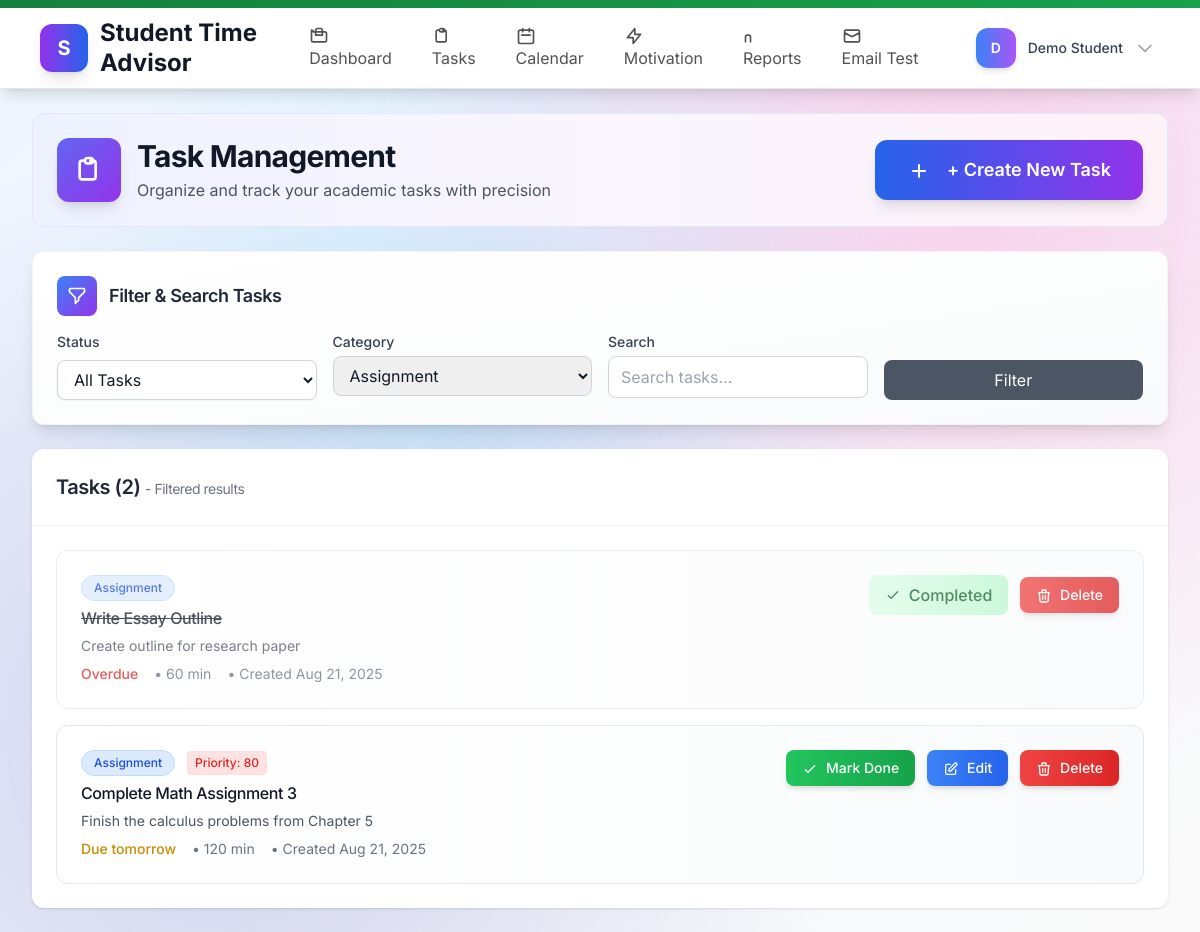
/public/tasks.php?category=Assignment (signed in), run on the app's committed database.
### tables this page shows
CREATE TABLE tasks (
  id INT AUTO_INCREMENT PRIMARY KEY,
  user_id INT NOT NULL,
  title VARCHAR(255) NOT NULL,
  description TEXT,
  category ENUM('Lecture','Lab','Exam','Assignment','Other') DEFAULT 'Other',
  priority ENUM('Low','Medium','High','Urgent') DEFAULT 'Medium',
  due_at DATETIME NOT NULL,
  estimated_minutes INT DEFAULT 60,
  actual_minutes INT NULL,  
  completed TINYINT(1) DEFAULT 0,
  completed_at DATETIME NULL,
  created_at TIMESTAMP DEFAULT CURRENT_TIMESTAMP,
  updated_at TIMESTAMP NULL DEFAULT NULL ON UPDATE CURRENT_TIMESTAMP,
  
  FOREIGN KEY (user_id) REFERENCES users(id) ON DELETE CASCADE,
  INDEX idx_user_due (user_id, due_at),
  INDEX idx_user_completed (user_id, completed),
  INDEX idx_user_category (user_id, category),
  INDEX idx_user_priority (user_id, priority),
  INDEX idx_due_at (due_at),
  INDEX idx_created_at (created_at)
);

### public/tasks.php (the view, shortened to what this page needs)
<?php
require_once __DIR__ . '/../includes/functions.php';
$user = current_user();
$pdo = DB::conn();
$filter_status = $_GET['status'] ?? 'all';
$filter_category = $_GET['category'] ?? 'all';
$search = trim($_GET['search'] ?? '');
$where_conditions = ["user_id = ?"];
$params = [$user['id']];
if ($filter_category !== 'all') {
    $where_conditions[] = "category = ?";
    $params[] = $filter_category;
}
$where_clause = implode(' AND ', $where_conditions);
$stmt = $pdo->prepare("SELECT * FROM tasks WHERE $where_clause ORDER BY due_at ASC");
$stmt->execute($params);
$tasks = $stmt->fetchAll();
include __DIR__ . '/../includes/layout/header.php';
?>
<div class="space-y-6">
    <div class="bg-gradient-to-r from-indigo-50 via-purple-50 to-pink-50 rounded-xl p-6 mb-6 border border-indigo-100">
        <div class="flex flex-col sm:flex-row sm:items-center sm:justify-between">
            <div class="flex items-center space-x-4">
                <div class="w-16 h-16 bg-gradient-to-br from-indigo-500 to-purple-600 rounded-xl flex items-center justify-center shadow-lg">
                    <svg class="w-8 h-8 text-white" fill="none" stroke="currentColor" viewBox="0 0 24 24">
                        <path stroke-linecap="round" stroke-linejoin="round" stroke-width="2" d="M9 5H7a2 2 0 00-2 2v10a2 2 0 002 2h8a2 2 0 002-2V7a2 2 0 00-2-2h-2M9 5a2 2 0 002 2h2a2 2 0 002-2M9 5a2 2 0 012-2h2a2 2 0 012 2"></path>
                    </svg>
                </div>
                <div>
                    <h1 class="text-3xl font-bold text-gray-900">Task Management</h1>
                    <p class="text-gray-600 mt-1">Organize and track your academic tasks with precision</p>
                </div>
            </div>
            <div class="flex gap-3 mt-4 sm:mt-0">
                <button onclick="document.getElementById('createTaskModal').classList.remove('hidden')"
                        class="bg-gradient-to-r from-blue-600 to-purple-600 text-white px-8 py-4 rounded-xl hover:from-blue-700 hover:to-purple-700 transition-all duration-300 font-semibold shadow-lg hover:shadow-xl transform hover:-translate-y-1 text-lg">
                    <svg class="w-6 h-6 inline mr-3" fill="none" stroke="currentColor" viewBox="0 0 24 24">
                        <path stroke-linecap="round" stroke-linejoin="round" stroke-width="2" d="M12 6v6m0 0v6m0-6h6m-6 0H6"></path>
                    </svg>
                    + Create New Task
                </button>
            </div>
        </div>
    </div>
    <div class="bg-gradient-to-br from-white to-gray-50 rounded-xl shadow-lg p-6 border border-gray-100">
        <div class="flex items-center mb-4">
            <div class="w-10 h-10 bg-gradient-to-br from-blue-500 to-purple-600 rounded-lg flex items-center justify-center mr-3">
            </div>
            <h3 class="text-lg font-semibold text-gray-800">Filter & Search Tasks</h3>
        </div>
        <form method="get" class="grid grid-cols-1 md:grid-cols-4 gap-4">
            <div>
                <label class="block text-sm font-medium text-gray-700 mb-2">Status</label>
                <select name="status" class="w-full border border-gray-300 rounded-lg px-3 py-2 focus:ring-2 focus:ring-blue-500 focus:border-blue-500 bg-white shadow-sm">
                    <option value="all" <?php echo $filter_status === 'all' ? 'selected' : ''; ?>>All Tasks</option>
                </select>
            </div>
            <div>
                <label class="block text-sm font-medium text-gray-700 mb-1">Category</label>
                <select name="category" class="w-full border border-gray-300 rounded-lg px-3 py-2 focus:ring-2 focus:ring-blue-500 focus:border-blue-500">
                    <option value="Assignment" <?php echo $filter_category === 'Assignment' ? 'selected' : ''; ?>>Assignment</option>
                </select>
            </div>
            <div>
                <label class="block text-sm font-medium text-gray-700 mb-1">Search</label>
                <input type="text" name="search" value="<?php echo h($search); ?>"
                       placeholder="Search tasks..."
                       class="w-full border border-gray-300 rounded-lg px-3 py-2 focus:ring-2 focus:ring-blue-500 focus:border-blue-500">
            </div>
            <div class="flex items-end">
                <button type="submit" class="w-full bg-gray-600 text-white px-4 py-2 rounded-lg hover:bg-gray-700 transition-colors">
                    Filter
                </button>
            </div>
        </form>
    </div>
    <div class="bg-white rounded-xl shadow">
        <div class="p-6 border-b border-gray-100">
            <h2 class="text-xl font-semibold text-gray-800">
                Tasks (<?php echo count($tasks); ?>)
                <?php if ($filter_status !== 'all' || $filter_category !== 'all' || !empty($search)): ?>
                    <span class="text-sm font-normal text-gray-500">
                        - Filtered results
                    </span>
                <?php endif; ?>
            </h2>
        </div>
        <div class="p-6">
            <?php if (empty($tasks)): ?>
                <div class="text-center py-20">
                    <div class="w-24 h-24 bg-gradient-to-br from-blue-100 to-purple-100 rounded-full flex items-center justify-center mx-auto mb-8 shadow-lg">
                        <svg class="w-12 h-12 text-blue-500" fill="none" stroke="currentColor" viewBox="0 0 24 24">
                            <path stroke-linecap="round" stroke-linejoin="round" stroke-width="2" d="M9 5H7a2 2 0 00-2 2v10a2 2 0 002 2h8a2 2 0 002-2V7a2 2 0 00-2-2h-2M9 5a2 2 0 002 2h2a2 2 0 002-2M9 5a2 2 0 012-2h2a2 2 0 012 2"></path>
                        </svg>
                    </div>
                    <h3 class="text-3xl font-bold text-gray-800 mb-4">Ready to Get Organized? 🚀</h3>
                    <p class="text-lg text-gray-600 mb-8 max-w-md mx-auto">Create your first task and start building your academic success story. Track deadlines, manage priorities, and stay on top of your studies.</p>
                    <button onclick="document.getElementById('createTaskModal').classList.remove('hidden')"
                            class="bg-gradient-to-r from-blue-600 to-purple-600 text-white px-10 py-4 rounded-xl hover:from-blue-700 hover:to-purple-700 transition-all duration-300 font-bold shadow-xl hover:shadow-2xl transform hover:-translate-y-2 text-xl">
                        <svg class="w-7 h-7 inline mr-3" fill="none" stroke="currentColor" viewBox="0 0 24 24">
                            <path stroke-linecap="round" stroke-linejoin="round" stroke-width="2" d="M12 6v6m0 0v6m0-6h6m-6 0H6"></path>
                        </svg>
                        ✨ Create Your First Task
                    </button>
                    <p class="text-sm text-gray-500 mt-4">It only takes a few seconds to get started!</p>
                </div>
            <?php else: ?>
                <div class="space-y-4">
                    <?php foreach($tasks as $task): ?>
                        <div class="bg-gradient-to-r from-white to-gray-50 border border-gray-200 rounded-xl p-6 hover:shadow-lg transition-all duration-300 transform hover:-translate-y-1 <?php echo $task['completed'] ? 'opacity-75' : ''; ?>">
                            <div class="flex items-start justify-between">
                                <div class="flex-1">
                                    <div class="flex items-center gap-3 mb-2">
                                        <span class="px-3 py-1 text-xs font-medium rounded-full border <?php echo get_category_color($task['category']); ?>">
                                            <?php echo h($task['category']); ?>
                                        </span>
                                        <?php if (!$task['completed']): ?>
                                            <?php $priority = priority_score($task); ?>
                                            <?php if ($priority > 0): ?>
                                                <span class="px-2 py-1 text-xs font-medium rounded <?php echo get_priority_color($priority); ?>">
                                                    Priority: <?php echo $priority; ?>
                                                </span>
                                            <?php endif; ?>
                                        <?php endif; ?>
                                    </div>
                                    <h3 class="font-medium text-gray-900 mb-2 <?php echo $task['completed'] ? 'line-through text-gray-500' : ''; ?>">
                                        <?php echo h($task['title']); ?>
                                    </h3>
                                    <?php if ($task['description']): ?>
                                        <p class="text-sm text-gray-600 mb-2"><?php echo h($task['description']); ?></p>
                                    <?php endif; ?>
                                    <div class="flex items-center gap-4 text-sm text-gray-500">
                                        <span><?php echo format_due_date($task['due_at']); ?></span>
                                        <?php if ($task['estimated_minutes']): ?>
                                            <span>• <?php echo $task['estimated_minutes']; ?> min</span>
                                        <?php endif; ?>
                                        <span>• Created <?php echo date('M j, Y', strtotime($task['created_at'])); ?></span>
                                    </div>
                                </div>
                                <div class="flex items-center gap-3 ml-4">
                                    <?php if (!$task['completed']): ?>
                                        <form method="post" class="inline">
                                            <button type="submit" class="bg-gradient-to-r from-green-500 to-green-600 text-white px-4 py-2 rounded-lg text-sm hover:from-green-600 hover:to-green-700 transition-all duration-300 font-medium shadow-md hover:shadow-lg transform hover:-translate-y-0.5">
                                                <svg class="w-4 h-4 inline mr-1" fill="none" stroke="currentColor" viewBox="0 0 24 24">
                                                    <path stroke-linecap="round" stroke-linejoin="round" stroke-width="2" d="M5 13l4 4L19 7"></path>
                                                </svg>
                                                Mark Done
                                            </button>
                                        </form>
                                        <button onclick="editTask(<?php echo htmlspecialchars(json_encode($task)); ?>)"
                                                class="bg-gradient-to-r from-blue-500 to-blue-600 text-white px-4 py-2 rounded-lg text-sm hover:from-blue-600 hover:to-blue-700 transition-all duration-300 font-medium shadow-md hover:shadow-lg transform hover:-translate-y-0.5">
                                            <svg class="w-4 h-4 inline mr-1" fill="none" stroke="currentColor" viewBox="0 0 24 24">
                                                <path stroke-linecap="round" stroke-linejoin="round" stroke-width="2" d="M11 5H6a2 2 0 00-2 2v11a2 2 0 002 2h11a2 2 0 002-2v-5m-1.414-9.414a2 2 0 112.828 2.828L11.828 15H9v-2.828l8.586-8.586z"></path>
                                            </svg>
                                            Edit
                                        </button>
                                    <?php else: ?>
                                        <div class="flex items-center bg-gradient-to-r from-green-100 to-green-200 text-green-800 px-4 py-2 rounded-lg font-medium">
                                            <svg class="w-4 h-4 mr-2" fill="none" stroke="currentColor" viewBox="0 0 24 24">
                                                <path stroke-linecap="round" stroke-linejoin="round" stroke-width="2" d="M5 13l4 4L19 7"></path>
                                            </svg>
                                            Completed
                                        </div>
                                    <?php endif; ?>
                                    <form method="post" class="inline" onsubmit="return confirm('Are you sure you want to delete this task?')">
                                        <button type="submit" class="bg-gradient-to-r from-red-500 to-red-600 text-white px-4 py-2 rounded-lg text-sm hover:from-red-600 hover:to-red-700 transition-all duration-300 font-medium shadow-md hover:shadow-lg transform hover:-translate-y-0.5">
                                            <svg class="w-4 h-4 inline mr-1" fill="none" stroke="currentColor" viewBox="0 0 24 24">
                                                <path stroke-linecap="round" stroke-linejoin="round" stroke-width="2" d="M19 7l-.867 12.142A2 2 0 0116.138 21H7.862a2 2 0 01-1.995-1.858L5 7m5 4v6m4-6v6m1-10V4a1 1 0 00-1-1h-4a1 1 0 00-1 1v3M4 7h16"></path>
                                            </svg>
                                            Delete
                                        </button>
                                    </form>
                                </div>
                            </div>
                        </div>
                    <?php endforeach; ?>
                </div>
            <?php endif; ?>
        </div>
    </div>
</div>
<?php include __DIR__ . '/../includes/layout/footer.php'; ?>

### includes/functions.php (shortened to what this page needs)
<?php
function h($s){ return htmlspecialchars($s ?? '', ENT_QUOTES, 'UTF-8'); }
function category_weight($cat){
    switch($cat){
        case 'Assignment': return 0.8;
    }
}
function priority_score($task){
    $now = new DateTime();
    $due = new DateTime($task['due_at']);
    $days_left = max(0, (int)$now->diff($due)->format('%r%a'));
    $base = ($days_left <= 2) ? 100 : (($days_left <= 7) ? 60 : 30);
    $weight = category_weight($task['category']);
    $progress_factor = $task['completed'] ? 0 : 1;
    return $base * $weight * $progress_factor;
}
function get_priority_color($priority_score) {
    if ($priority_score >= 80) return 'text-red-600 bg-red-100';
    return 'text-gray-600 bg-gray-100';
}
function get_category_color($category) {
    switch($category) {
        case 'Assignment': return 'bg-blue-100 text-blue-700 border-blue-200';
    }
}
function format_due_date($due_at) {
    $now = new DateTime();
    $due = new DateTime($due_at);
    $diff = $now->diff($due);
    if ($due < $now) {
        return '<span class="text-red-600 font-medium">Overdue</span>';
    }
    if ($diff->days == 1) {
        return '<span class="text-yellow-600 font-medium">Due tomorrow</span>';
    }
    return '<span class="text-gray-600">Due in ' . $diff->days . ' days</span>';
}

### data on the page
tasks: category "Assignment", title "Write Essay Outline", description "Create outline for research paper", shows "Overdue", estimated_minutes "60", created_at "Aug 21, 2025", completed 1 (drawn)
tasks: category "Assignment", priority "80", title "Complete Math Assignment 3", description "Finish the calculus problems from Chapter 5", shows "Due tomorrow", estimated_minutes "120", created_at "Aug 21, 2025"

### other printed values
substr($user['name'] ?? 'U', 0, 1) "D"
$_SESSION['user']['name'] "Demo Student"
count($tasks) "2"
